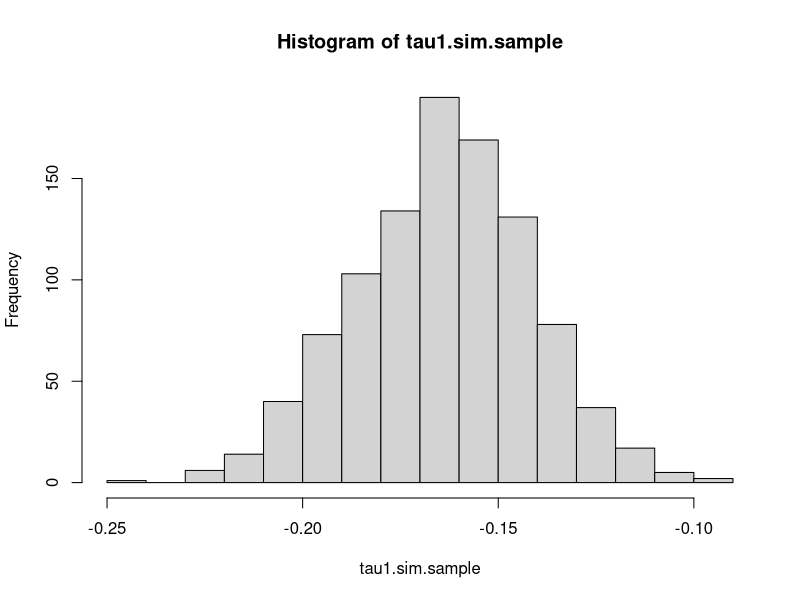

Here is the R script that generated this plot:
# Perform inferences approximately by Monte Carlo simulation of size N = 1000 
# of relevant distributions, with random seed set at 97531:
set.seed(97531)
n=1000

# A plot of the posterior distribution of Subscript[\[Tau], 1].
theta1.sim.sample=rbeta(n,shape1=355.0, shape2=660.0)
theta2.sim.sample=rbeta(n,shape1=442.0, shape2=420.0)
tau1.sim.sample=theta1.sim.sample-theta2.sim.sample
hist(tau1.sim.sample)

# The equal-tail 95% credible interval for Subscript[\[Tau], 1].
PI=quantile(tau1.sim.sample, probs = c(0.025, 0.975))
PI

# The equal-tail 95% credible interval for Subscript[\[Tau], 4].
tau4.sim.sample=theta1.sim.sample*(1.0-theta2.sim.sample)/(theta2.sim.sample*(1.0-theta1.sim.sample))
PI=quantile(tau4.sim.sample, probs = c(0.025, 0.975))
PI

# The equal-tail 95% posterior predictive interval for the number of 
# people who would agree with the Supreme Court ruling among the next 
# 500 Protestants to be polled for their opinions. Interpret your answer 
# in the context of the Survey described above.
m1 = 500    
N2 = length(theta1.sim.sample)
pred.sim.sample = rbinom(n=N2,size=m1,prob= theta1.sim.sample)
PI=quantile(pred.sim.sample, probs = c(0.025, 0.975))
PI



